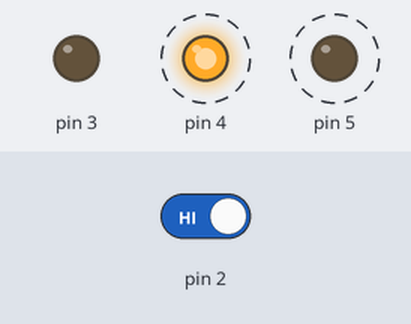
Recording of a sketch running on a simulated Arduino Uno, built with avr-gcc and run on an emulated ATmega328P. Parts: output pins drawn as LEDs (lit = HIGH). Dashed ring = blinking. Inputs (shaded band) come from the test bench; at power-on: pin 2 HIGH.

Above: at 1.4 s.
1.5 s: pin 2 driven LOW
At 2.1 s:
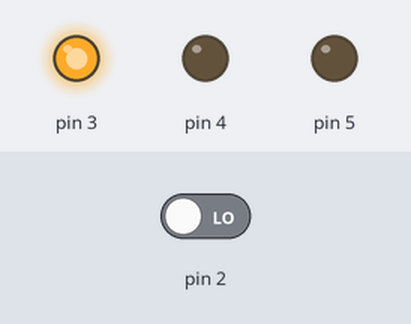
3.0 s: pin 2 driven HIGH
At 3.07 s:
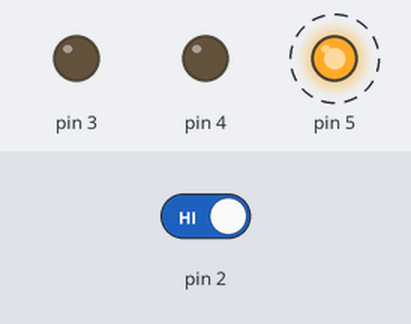
Timing chart, 0 to 12.0 s (numbered marks = the images above; inputs shaded):
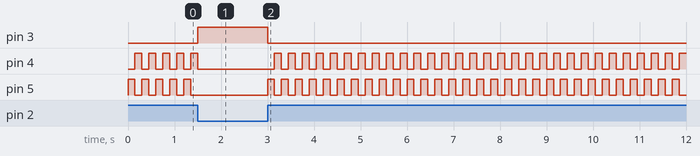

The sketch:

project_02.ino
```cpp
int switchState = 0;

void setup(){
  pinMode(3, OUTPUT);
  pinMode(4, OUTPUT);
  pinMode(5, OUTPUT);
  pinMode(2, INPUT);
}

void loop(){
  switchState = digitalRead(2);

  // this is a comment

  if (switchState == LOW) {
    // the button is not pressed
    digitalWrite(3, HIGH); // green LED
    digitalWrite(4, LOW); // red LED
    digitalWrite(5, LOW); // red LED
  }
  else { //the button is pressed
    digitalWrite(3, LOW);
    digitalWrite(4, LOW);
    digitalWrite(5, HIGH);

    delay(150); // wait for a quarter second

    // toggle the LEDs
    digitalWrite(4, HIGH);
    digitalWrite(5, LOW);

    delay(150);
  }
}  // go back to the beginning of the loop
```

Measured:
- after the input at 1.5 s, pin 3: LOW → HIGH at once; pin 4: goes on until 1.5 s, then stays LOW; pin 5: stops changing and stays LOW
- after the input at 3.0 s, pin 3: HIGH → LOW at once; pin 4: alternates HIGH for 0.15 s and LOW for 0.15 s, starting after 0.15 s; pin 5: alternates HIGH for 0.15 s and LOW for 0.15 s, starting at once
- by itself, pin 4, pin 5: alternates HIGH for 0.15 s and LOW for 0.15 s
